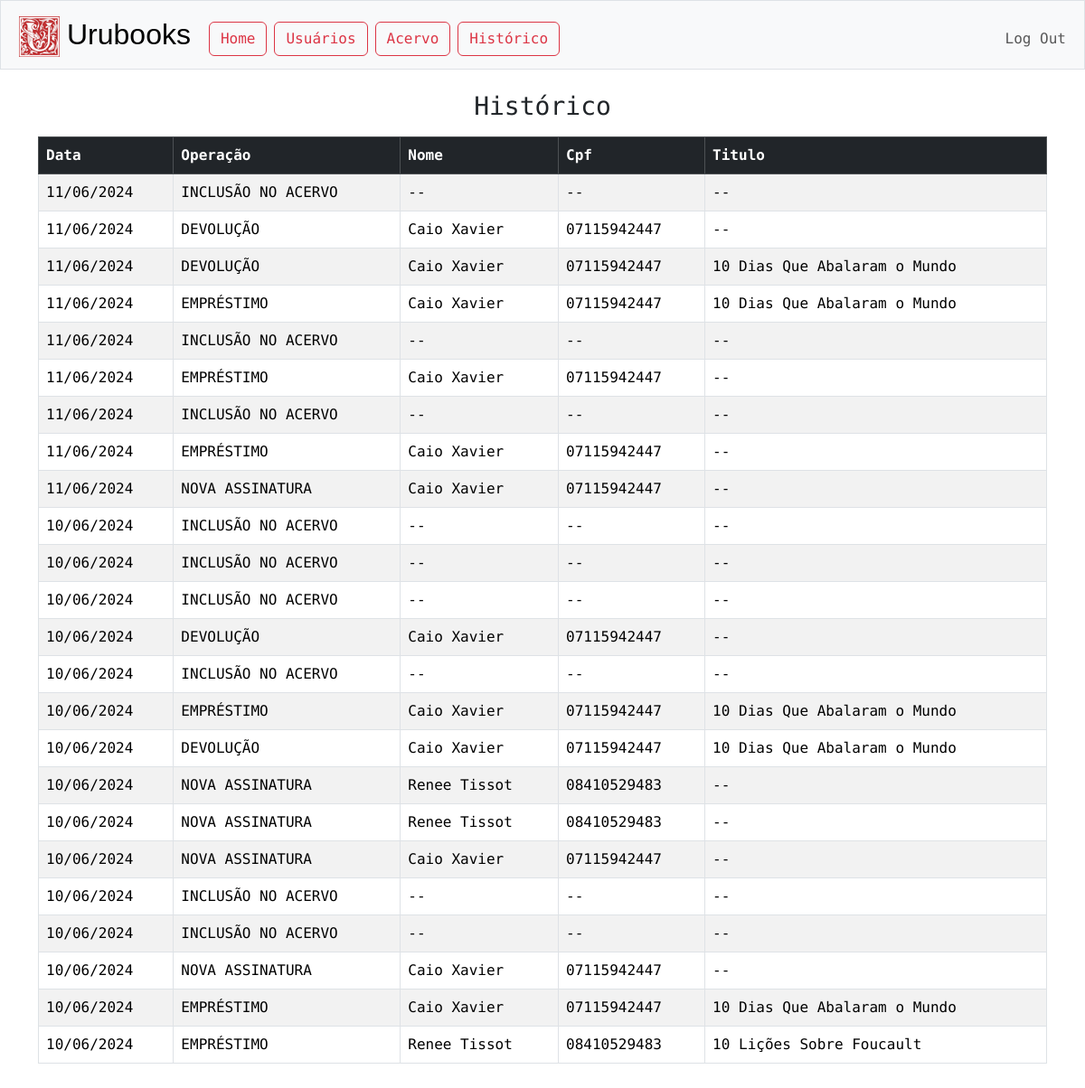
The app's page /historico (signed in) with its own data.
### tables this page shows
CREATE TABLE historico (
id INTEGER PRIMARY KEY AUTOINCREMENT,
data TEXT NOT NULL,
contato_cpf TEXT,
operacao TEXT NOT NULL,
obra_id INTEGER
);

CREATE TABLE contatos (
cpf TEXT PRIMARY KEY NOT NULL,
nome TEXT NOT NULL,
telefone TEXT,
email TEXT,
endereço TEXT,
assinante TEXT
);

CREATE TABLE acervo (
id INTEGER PRIMARY KEY AUTOINCREMENT NOT NULL,
titulo TEXT NOT NULL,
autor TEXT NOT NULL,
editora TEXT,
ano INTEGER,
status TEXT
);

### app.py (the view)
@app.route("/historico")
@login_required
def historico():
    REGISTRO_POR_PAGINA = 30
    pagina = int(request.args.get("pagina", 0))
    offset = REGISTRO_POR_PAGINA * pagina
    historico = db.execute("SELECT * FROM historico LEFT JOIN acervo on historico.obra_id = acervo.id \
                           LEFT JOIN contatos on historico.contato_cpf = contatos.cpf ORDER BY historico.data DESC LIMIT ?, ?",
                           offset, REGISTRO_POR_PAGINA)
    page_data = {
        "atual":pagina,
        "max":int(len(historico)/REGISTRO_POR_PAGINA),
    }
    return render_template("historico.html", historico=historico, page_data=page_data)

### app.py (called while the page is built)
@app.after_request
def after_request(response):
    response.headers["Cache-Control"] = "no-cache, no-store, must-revalidate"
    response.headers["Expires"] = 0
    response.headers["Pragma"] = "no-cache"
    return response

### helpers.py (called while the page is built)
def login_required(f):
    @wraps(f)
    def decorated_function(*args, **kwargs):
        if session.get("user_id") is None:
            return redirect("/login")
        return f(*args, **kwargs)
    return decorated_function

def data(data):
    match = re.match("(\d\d\d\d)-(\d\d)-(\d\d)", data)
    reformat = match.group(3) + "/" + match.group(2) + "/" + match.group(1)
    return reformat

### templates/historico.html (shortened to what this page needs)
{% extends "layout.html" %}
{% block main %}
    <h3 class='mb-3'>Histórico</h3>
    <div class="table-responsive">
        <table class='table table-bordered table-striped' style='text-align:start'>
            <thead class="table-dark">
                <th>Data</th>
                <th>Operação</th>
                <th>Nome</th>
                <th>Cpf</th>
                <th>Titulo</th>
            </thead>
            <tbody>
            {% if historico %}
                {% for registro in historico %}
                    <tr>
                        <td>{{ registro.data | data }}</td>
                        <td>{{ registro.operacao }}</td>
                        {% set nome = registro.nome if registro.nome else "--" %}
                        <td>{{ nome }}</td>
                        {% set cpf = registro.contato_cpf if registro.contato_cpf else "--" %}
                        <td>{{ cpf }}</td>
                        {% set titulo = registro.titulo if registro.titulo else "--" %}
                        <td>{{ titulo }}</td>
                    </tr>
                    {% endfor %}
            {% else %}
            <tr>
                <td colspan="5" style="text-align: center;">Nenhuma entrada cadastrada.</td>
            </tr>
            {% endif %}
            </tbody>
        </table>
    </div>
{% endblock %}

### static/styles.css (style rules this page uses)
body { font-family: "Roboto Mono", monospace; }

### records on screen
historico: data|data "11/06/2024", operacao "INCLUSÃO NO ACERVO", nome "--", cpf "--", titulo "--"
contatos: data|data "11/06/2024", operacao "DEVOLUÇÃO", nome "Caio Xavier", titulo "--", operacao "EMPRÉSTIMO", operacao "NOVA ASSINATURA", data|data "10/06/2024"
historico: contato_cpf "07115942447"
acervo: data|data "11/06/2024", operacao "DEVOLUÇÃO", titulo "10 Dias Que Abalaram o Mundo", operacao "EMPRÉSTIMO", data|data "10/06/2024"
historico: contato_cpf "07115942447"
historico: contato_cpf "07115942447"
historico: data|data "11/06/2024", operacao "INCLUSÃO NO ACERVO", nome "--", cpf "--", titulo "--"
historico: contato_cpf "07115942447"
historico: data|data "11/06/2024", operacao "INCLUSÃO NO ACERVO", nome "--", cpf "--", titulo "--"
historico: contato_cpf "07115942447"
historico: contato_cpf "07115942447"
historico: data|data "10/06/2024", operacao "INCLUSÃO NO ACERVO", nome "--", cpf "--", titulo "--"
historico: data|data "10/06/2024", operacao "INCLUSÃO NO ACERVO", nome "--", cpf "--", titulo "--"
historico: data|data "10/06/2024", operacao "INCLUSÃO NO ACERVO", nome "--", cpf "--", titulo "--"
historico: contato_cpf "07115942447"
historico: data|data "10/06/2024", operacao "INCLUSÃO NO ACERVO", nome "--", cpf "--", titulo "--"
historico: contato_cpf "07115942447"
historico: contato_cpf "07115942447"
contatos: data|data "10/06/2024", operacao "NOVA ASSINATURA", nome "Renee Tissot", titulo "--"
historico: contato_cpf "08410529483"
historico: contato_cpf "08410529483"
historico: contato_cpf "07115942447"
historico: data|data "10/06/2024", operacao "INCLUSÃO NO ACERVO", nome "--", cpf "--", titulo "--"
historico: data|data "10/06/2024", operacao "INCLUSÃO NO ACERVO", nome "--", cpf "--", titulo "--"
historico: contato_cpf "07115942447"
historico: contato_cpf "07115942447"
acervo: data|data "10/06/2024", operacao "EMPRÉSTIMO", titulo "10 Lições Sobre Foucault"
historico: contato_cpf "08410529483"
